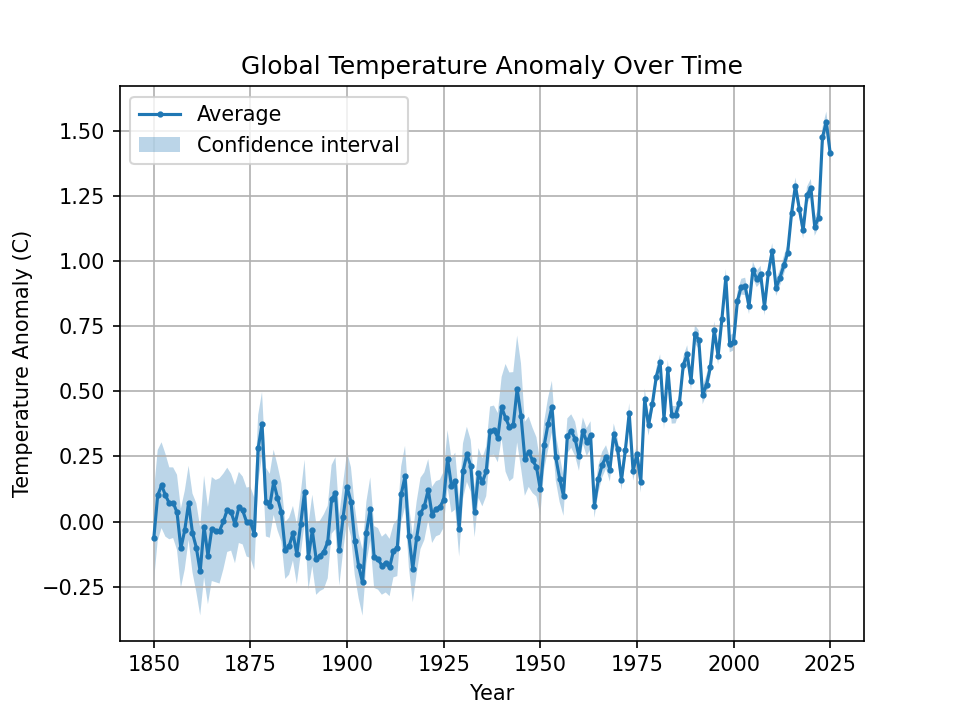

This chart was generated by the following Python code:
# Ugly version: plain line chart with default styling
import matplotlib.pyplot as plt
import pandas as pd
import os

SCRIPT_DIR = os.path.dirname(os.path.abspath(__file__))
ROOT_DIR = os.path.dirname(os.path.dirname(SCRIPT_DIR))

df = pd.read_csv(os.path.join(ROOT_DIR, 'datasets', 'temperature_anomaly.csv'))
world = df[df['Entity'] == 'World'].sort_values('Year').copy()

fig, ax = plt.subplots()

ax.plot(world['Year'], world['Average'], marker='o', markersize=2)
ax.fill_between(world['Year'], world['Lower bound'], world['Upper bound'], alpha=0.3)
ax.set_title('Global Temperature Anomaly Over Time')
ax.set_ylabel('Temperature Anomaly (C)', rotation=90)
ax.set_xlabel('Year')
ax.legend(['Average', 'Confidence interval'])
ax.grid(True)

plt.savefig(os.path.join(SCRIPT_DIR, '03_ugly.png'), dpi=150)
plt.show()
